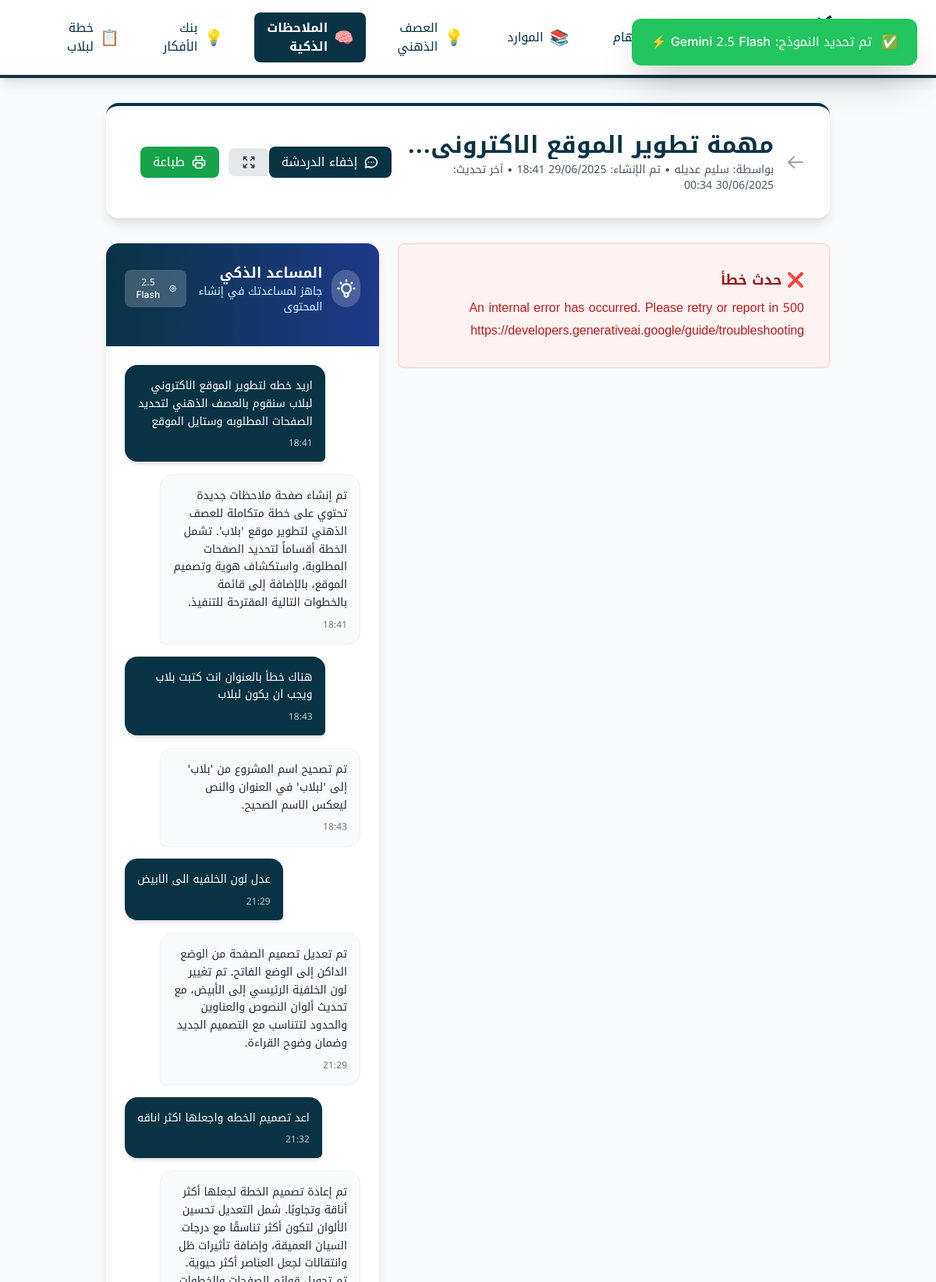
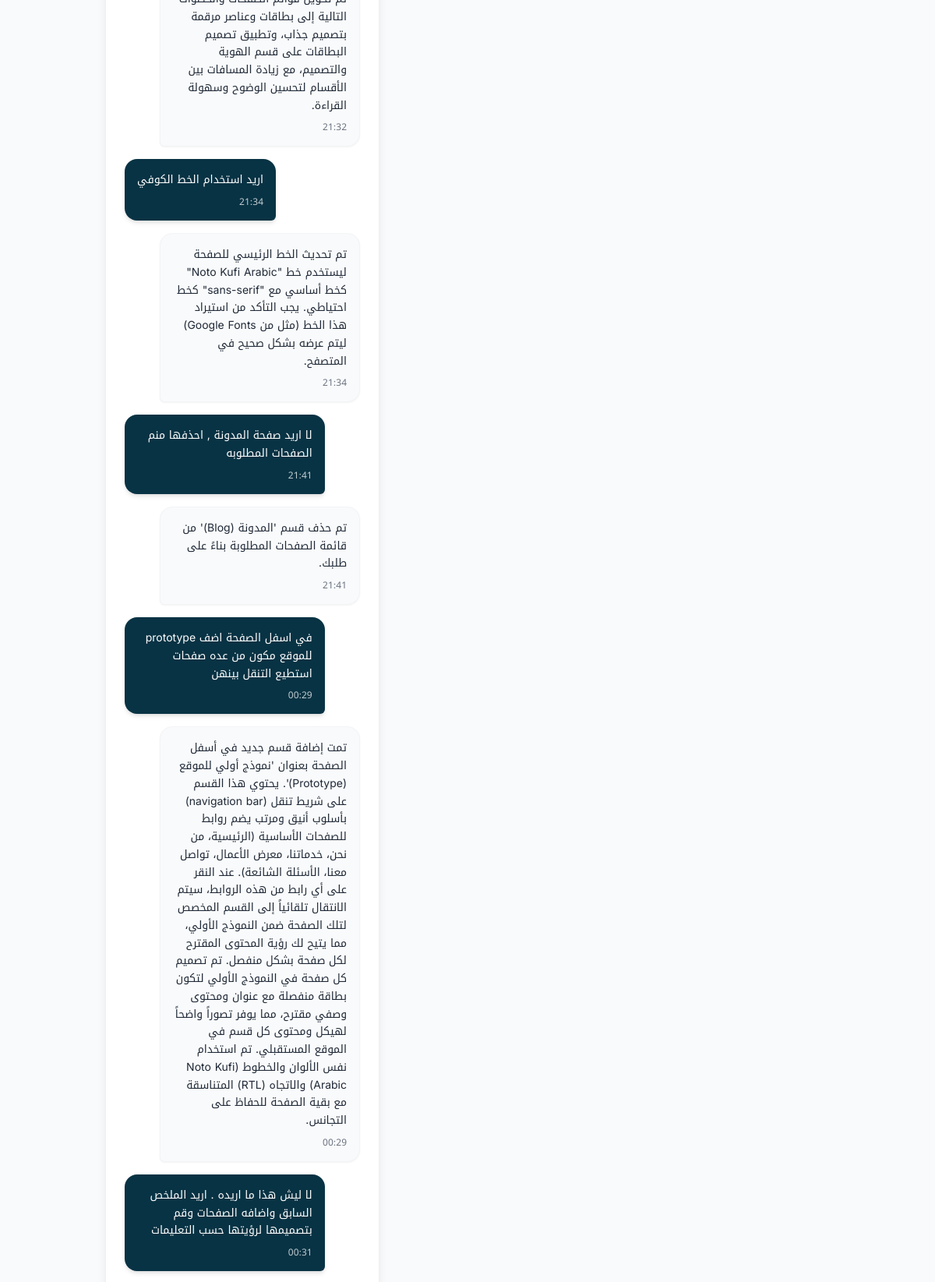
The page /smart_notion/2 (upper part) on the database its author committed (2 pictures, top to bottom).
### app.py (models this page shows)
class SmartNotion(db.Model):
    id = db.Column(db.Integer, primary_key=True)
    title = db.Column(db.String(200), nullable=False)
    content_html = db.Column(db.Text, nullable=False)
    created_by = db.Column(db.String(100))
    created_at = db.Column(db.DateTime, default=datetime.utcnow)
    updated_at = db.Column(db.DateTime, default=datetime.utcnow, onupdate=datetime.utcnow)
    deleted_at = db.Column(db.DateTime, nullable=True)

class ChatConversation(db.Model):
    id = db.Column(db.Integer, primary_key=True)
    notion_id = db.Column(db.Integer, db.ForeignKey('smart_notion.id'), nullable=False)
    user_message = db.Column(db.Text, nullable=False)
    ai_response = db.Column(db.Text, nullable=False)
    created_at = db.Column(db.DateTime, default=datetime.utcnow)

### app.py (the view)
@app.route('/smart_notion/<int:notion_id>')
def edit_smart_notion(notion_id):
    try:
        if has_deleted_at_column():
            notion = SmartNotion.query.filter_by(id=notion_id, deleted_at=None).first_or_404()
        else:
            notion = SmartNotion.query.filter_by(id=notion_id).first_or_404()
        conversations = ChatConversation.query.filter_by(notion_id=notion_id).order_by(ChatConversation.created_at.asc()).all()
        return render_template('smart_notion_edit.html', notion=notion, conversations=conversations)
    except Exception as e:
        notion = SmartNotion.query.filter_by(id=notion_id).first_or_404()
        conversations = ChatConversation.query.filter_by(notion_id=notion_id).order_by(ChatConversation.created_at.asc()).all()
        return render_template('smart_notion_edit.html', notion=notion, conversations=conversations)

### app.py (called while the page is built)
def has_deleted_at_column():
    try:
        db.session.execute(text("SELECT deleted_at FROM smart_notion LIMIT 1"))
        return True
    except Exception:
        return False

### templates/smart_notion_edit.html (shortened to what this page needs)
{% extends "base.html" %}
{% block content %}
<div class="max-w-full mx-auto px-4 sm:px-6 lg:px-8">
    <div class="bg-white rounded-xl sm:rounded-2xl shadow-lg p-4 sm:p-6 lg:p-8 mb-6 lg:mb-8 border-t-4 border-cyan-950">
        <div class="flex flex-col sm:flex-row items-start sm:items-center justify-between gap-4">
            <div class="flex items-center space-x-reverse space-x-4 min-w-0 flex-1">
                <a href="{{ url_for('smart_notion') }}"
                   class="text-gray-400 hover:text-cyan-600 transition-colors p-2 -m-2 rounded-lg hover:bg-gray-50">
                    <svg class="w-6 h-6" fill="none" stroke="currentColor" viewBox="0 0 24 24">
                        <path stroke-linecap="round" stroke-linejoin="round" stroke-width="2" d="M10 19l-7-7m0 0l7-7m-7 7h18"></path>
                    </svg>
                </a>
                <div class="min-w-0 flex-1">
                    <h1 class="text-xl sm:text-2xl lg:text-3xl font-bold text-cyan-950 mb-1 truncate">{{ notion.title }}</h1>
                    <p class="text-gray-600 text-xs sm:text-sm">
                        <span class="inline-block">بواسطة: {{ notion.created_by or 'مجهول' }}</span>
                        <span class="hidden sm:inline"> • </span>
                        <span class="block sm:inline">تم الإنشاء: {{ notion.created_at.strftime('%d/%m/%Y %H:%M') }}</span>
                        <span class="hidden lg:inline"> • آخر تحديث: {{ notion.updated_at.strftime('%d/%m/%Y %H:%M') }}</span>
                    </p>
                </div>
            </div>
            <div class="flex items-center space-x-reverse space-x-2 sm:space-x-3 flex-shrink-0">
                <button onclick="toggleChat()"
                        class="hidden lg:flex bg-cyan-950 text-white px-4 py-2 rounded-lg hover:bg-cyan-800 transition-all duration-200 items-center space-x-reverse space-x-2 font-medium">
                    <svg class="w-5 h-5" fill="none" stroke="currentColor" viewBox="0 0 24 24">
                        <path stroke-linecap="round" stroke-linejoin="round" stroke-width="2" d="M8 12h.01M12 12h.01M16 12h.01M21 12c0 4.418-4.03 8-9 8a9.863 9.863 0 01-4.255-.949L3 20l1.395-3.72C3.512 15.042 3 13.574 3 12c0-4.418 4.03-8 9-8s9 3.582 9 8z"></path>
                    </svg>
                    <span id="chat-toggle-text">إخفاء الدردشة</span>
                </button>
                <button onclick="toggleFullscreen()"
                        class="bg-gray-200 text-gray-700 px-3 sm:px-4 py-2 rounded-lg hover:bg-gray-300 transition-colors">
                    <svg class="w-5 h-5" fill="none" stroke="currentColor" viewBox="0 0 24 24">
                        <path stroke-linecap="round" stroke-linejoin="round" stroke-width="2" d="M4 8V4m0 0h4M4 4l5 5m11-1V4m0 0h-4m4 0l-5 5M4 16v4m0 0h4m-4 0l5-5m11 5l-5-5m5 5v-4m0 4h-4"></path>
                    </svg>
                </button>
                <button onclick="printContent()"
                        class="bg-green-600 text-white px-3 sm:px-4 py-2 rounded-lg hover:bg-green-700 transition-colors flex items-center space-x-reverse space-x-2">
                    <span class="hidden sm:inline">طباعة</span>
                </button>
            </div>
        </div>
    </div>
    <div class="desktop-layout" id="main-layout">
        <div class="content-area">
            <div class="min-h-[500px] lg:min-h-[700px]" id="content-display">
                <div id="notion-content" class="prose prose-lg max-w-none prose-cyan arabic-content">
                    {{ notion.content_html|safe }}
                </div>
            </div>
        </div>
        <div class="chat-sidebar" id="chat-container">
            <div class="bg-white rounded-xl sm:rounded-2xl shadow-lg overflow-hidden flex flex-col h-full">
                <div class="bg-gradient-to-r from-cyan-950 to-blue-900 text-white p-4 lg:p-6">
                    <div class="flex items-center justify-between space-x-reverse space-x-3 mb-4">
                        <div class="flex items-center space-x-reverse space-x-3">
                            <div class="w-12 h-12 bg-white bg-opacity-20 rounded-full flex items-center justify-center">
                            </div>
                            <div>
                                <h3 class="font-bold text-lg">المساعد الذكي</h3>
                                <p class="text-cyan-100 text-sm">جاهز لمساعدتك في إنشاء المحتوى</p>
                            </div>
                        </div>
                        <div class="flex items-center space-x-reverse space-x-2">
                            <button onclick="toggleModelSelector()" class="bg-white bg-opacity-20 hover:bg-opacity-30 px-3 py-2 rounded-lg transition-all duration-200 flex items-center space-x-reverse space-x-2" id="model-selector-btn">
                                <span class="text-xs font-medium" id="selected-model-text">2.5 Flash</span>
                            </button>
                        </div>
                    </div>
                </div>
                <div class="chat-messages-container flex-1 p-4 lg:p-6 space-y-4 custom-scrollbar" id="chat-messages">
                    {% for conversation in conversations %}
                        <div class="flex justify-end message-fade-in">
                            <div class="bg-cyan-950 text-white p-4 rounded-2xl rounded-br-md max-w-[85%] shadow-md">
                                <p class="text-sm leading-relaxed">{{ conversation.user_message }}</p>
                                <span class="text-xs opacity-75 mt-2 block">{{ conversation.created_at.strftime('%H:%M') }}</span>
                            </div>
                        </div>
                        <div class="flex justify-start message-fade-in">
                            <div class="bg-gray-50 text-gray-800 p-4 rounded-2xl rounded-bl-md max-w-[85%] border border-gray-100 shadow-sm">
                                <p class="text-sm leading-relaxed">{{ conversation.ai_response }}</p>
                                <span class="text-xs text-gray-500 mt-2 block">{{ conversation.created_at.strftime('%H:%M') }}</span>
                            </div>
                        </div>
                    {% endfor %}
                </div>
            </div>
        </div>
    </div>
</div>
{% endblock %}

### templates/base.html (style rules this page uses)
body { font-family: "Noto Kufi Arabic", 'Inter', sans-serif; font-optical-sizing: auto; font-weight: 400; font-style: normal; background-color: #F8F9FA; }
.arabic-content { font-family: "Noto Kufi Arabic", "Cairo", "Tahoma", sans-serif !important; direction: rtl !important; text-align: right !important; line-height: 1.8 !important; }
.arabic-content h1, .arabic-content h2, .arabic-content h3, .arabic-content h4, .arabic-content h5, .arabic-content h6 { font-family: "Noto Kufi Arabic", "Cairo", "Tahoma", sans-serif !important; direction: rtl !important; text-align: right !important; font-weight: 700 !important; }
.arabic-content p, .arabic-content li, .arabic-content td, .arabic-content th { font-family: "Noto Kufi Arabic", "Cairo", "Tahoma", sans-serif !important; direction: rtl !important; text-align: right !important; }
#notion-content, #notion-content *, .prose, .prose * { font-family: "Noto Kufi Arabic", "Cairo", "Tahoma", sans-serif !important; direction: rtl !important; text-align: right !important; }
.prose h1, .prose h2, .prose h3, .prose h4, .prose h5, .prose h6 { text-align: right !important; direction: rtl !important; }

### templates/smart_notion_edit.html (style rules this page uses)
.chat-sidebar { transition: all 0.3s ease-in-out; width: 100%; max-width: 100%; }
@media (min-width: 1024px) and (max-width: 1279px) { .desktop-layout { display: grid !important; grid-template-columns: 1fr 350px !important; gap: 1.5rem; } }
@media (min-width: 1024px) and (max-width: 1279px) { .desktop-layout .chat-sidebar { display: flex !important; min-height: 600px; flex-direction: column; } }
#notion-content { transition: opacity 0.3s ease-in-out; }
.message-fade-in { animation: fadeInUp 0.4s ease-out; }

### rows shown on the page
SmartNotion: created_by "سليم عديله", created_at "29/06/2025 18:41", updated_at "30/06/2025 00:34", content_html "❌ حدث خطأ 500 An internal error has occurred. Please retry or report in https://developers.generativeai.google/guide/troubleshooting"
ChatConversation: user_message "اريد خطه لتطوير الموقع الاكتروني لبلاب سنقوم بالعصف الذهني لتحديد الصفحات المطلوبه وستايل الموقع", created_at "18:41", ai_response "تم إنشاء صفحة ملاحظات جديدة تحتوي على خطة متكاملة للعصف الذهني لتطوير موقع 'بلاب'. تشمل الخطة أقساماً لتحديد الصفحات المطلوبة، واستكشاف هوية وتصميم الموقع، بالإضافة إلى قائمة بالخطوات التالية المقترحة للتنفيذ."
ChatConversation: user_message "هناك خطأ بالعنوان انت كتبت بلاب ويجب ان يكون لبلاب", created_at "18:43", ai_response "تم تصحيح اسم المشروع من 'بلاب' إلى 'لبلاب' في العنوان والنص ليعكس الاسم الصحيح."
ChatConversation: user_message "عدل لون الخلفيه الى الابيض", created_at "21:29", ai_response "تم تعديل تصميم الصفحة من الوضع الداكن إلى الوضع الفاتح. تم تغيير لون الخلفية الرئيسي إلى الأبيض، مع تحديث ألوان النصوص والعناوين والحدود لتتناسب مع التصميم الجديد وضمان وضوح القراءة."
ChatConversation: user_message "اعد تصميم الخطه واجعلها اكثر اناقه", created_at "21:32", ai_response "تم إعادة تصميم الخطة لجعلها أكثر أناقة وتجاوبًا. شمل التعديل تحسين الألوان لتكون أكثر تناسقًا مع درجات السيان العميقة، وإضافة تأثيرات ظل وانتقالات لجعل العناصر أكثر حيوية. تم تحويل قوائم الصفحات والخطوات التالية إلى بطاقات وعناصر مرقمة بتصميم جذاب، وتطبيق تصميم البطاقات على قسم الهوية والتصميم، مع زيادة المسافات بين الأقسام لتحسين الوضوح وسهولة القراءة."
ChatConversation: user_message "اريد استخدام الخط الكوفي", created_at "21:34", ai_response "تم تحديث الخط الرئيسي للصفحة ليستخدم خط \"Noto Kufi Arabic\" كخط أساسي مع \"sans-serif\" كخط احتياطي. يجب التأكد من استيراد هذا الخط (مثل من Google Fonts) ليتم عرضه بشكل صحيح في المتصفح."
ChatConversation: user_message "لا اريد صفحة المدونة , احذفها منم الصفحات المطلوبه", created_at "21:41", ai_response "تم حذف قسم 'المدونة (Blog)' من قائمة الصفحات المطلوبة بناءً على طلبك."
ChatConversation: user_message "في اسفل الصفحة اضف prototype للموقع مكون من عده صفحات استطيع التنقل بينهن", created_at "00:29", ai_response "تمت إضافة قسم جديد في أسفل الصفحة بعنوان 'نموذج أولي للموقع (Prototype)'. يحتوي هذا القسم على شريط تنقل (navigation bar) بأسلوب أنيق ومرتب يضم روابط للصفحات الأساسية (الرئيسية، من نحن، خدماتنا، معرض الأعمال، تواصل معنا، الأسئلة الشائعة). عند النقر على أي رابط من هذه الروابط، سيتم الانتقال تلقائياً إلى القسم المخصص لتلك الصفحة ضمن النموذج الأولي، مما يتيح لك رؤية المحتوى المقترح لكل صفحة بشكل منفصل. تم تصميم كل صفحة في النموذج الأولي لتكون بطاقة منفصلة مع عنوان ومحتوى وصفي مقترح، مما يوفر تصوراً واضحاً لهيكل ومحتوى كل قسم في الموقع المستقبلي. تم استخدام نفس الألوان والخطوط (Noto Kufi Arabic) والاتجاه (RTL) المتناسقة مع بقية الصفحة للحفاظ على التجانس."
ChatConversation: user_message "لا ليش هذا ما اريده . اريد الملخص السابق واضافه الصفحات وقم بتصميمها لرؤيتها حسب التعليمات", created_at "00:31"
